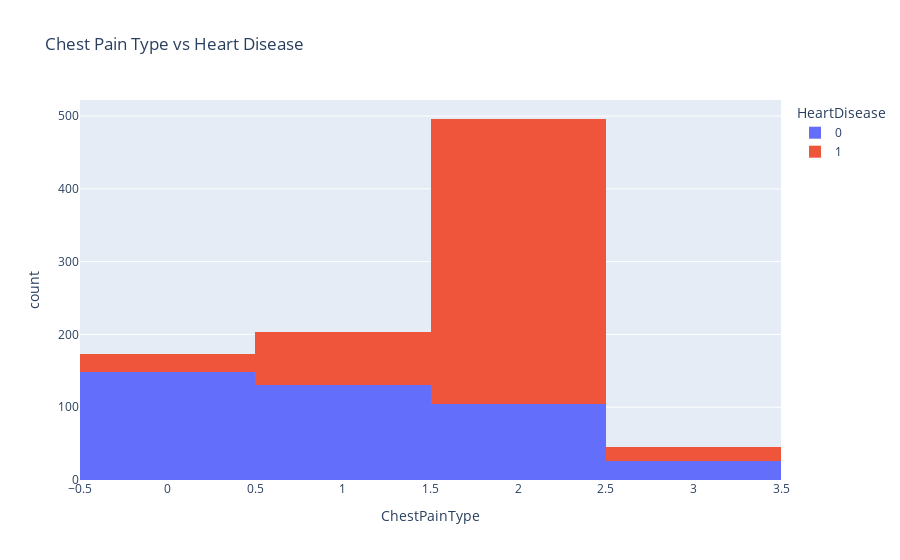

Notebook code for this chart:
### Markdown cell above
**ChestPainType Vs HeartDisease**

### Code cell
# Here i will create a histogram to visualize the relationship between ChestPainType and HeartDisease features
px.histogram(heart_df , x = 'ChestPainType' ,color='HeartDisease' , title='Chest Pain Type vs Heart Disease' )

# ChestPainType  :  ATA = 0 , NAP = 1 , ASY = 2 , TA = 3

### Figure 1 — Plotly figure (JSON) as saved in the notebook; plotly's stock layout.template omitted (floating-point values rounded to 4 significant figures; data arrays with more than 128 entries replaced by an {"elided": "..."} marker saying what was removed)
{"data": [{"bingroup": "x", "hovertemplate": "HeartDisease=0<br>ChestPainType=%{x}<br>count=%{y}<extra></extra>", "legendgroup": "0", "marker": {"color": "#636efa", "pattern": {"shape": ""}}, "name": "0", "orientation": "v", "showlegend": true, "type": "histogram", "x": {"elided": "410 int values"}, "xaxis": "x", "yaxis": "y"}, {"bingroup": "x", "hovertemplate": "HeartDisease=1<br>ChestPainType=%{x}<br>count=%{y}<extra></extra>", "legendgroup": "1", "marker": {"color": "#EF553B", "pattern": {"shape": ""}}, "name": "1", "orientation": "v", "showlegend": true, "type": "histogram", "x": {"elided": "508 int values"}, "xaxis": "x", "yaxis": "y"}], "layout": {"barmode": "relative", "legend": {"title": {"text": "HeartDisease"}, "tracegroupgap": 0}, "title": {"text": "Chest Pain Type vs Heart Disease"}, "xaxis": {"anchor": "y", "domain": [0, 1], "title": {"text": "ChestPainType"}}, "yaxis": {"anchor": "x", "domain": [0, 1], "title": {"text": "count"}}}}
